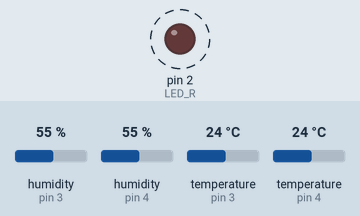
Recording of a sketch running on a simulated Arduino Nano, built with avr-gcc and run on an emulated ATmega328P. Parts: output pins drawn as LEDs (lit = HIGH). Wiring (inferred from the names in the program): 2 × DHT11 sensor: data pin 3 / data pin 4. Dashed ring = blinking. The test bench sets the inputs (shaded band); at power-on: humidity (sensors on pin 3, pin 4) 55 %, temperature (sensors on pin 3, pin 4) 24 °C. The local clock reads 2024-03-15 10:24:30 at power-on unless the sketch sets it; storage starts empty.

Above: at 0.06 s.
Timing chart, 0 to 3.0 s (numbered marks = the images above):
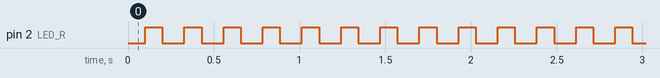

The sketch:

Adaptacion_Nano.ino
```cpp
 #include <Wire.h>
 #include "RTClib.h"
 #include <Adafruit_Sensor.h>
 #include "DHT.h"
 #include <SD.h>
 #include <SPI.h>
 #define DHTPIN1 4 // Pin D4 del arduino nano que va al D2 del Mcu
 #define DHTPIN2 3 // Pin D3 del arduino nano que va al D2 del Mcu
 #define DHTTYPE DHT11
 #define LED_R 2    //led rojo  D2 del arduino nano
 #define chipSelect 9 // Pin D9 del nano que va al D8 del Mcu

 DS1307 Rtc;
 DHT dht1 (DHTPIN1, DHTTYPE);
 DHT dht2 (DHTPIN2, DHTTYPE);
 void RTCinit(void);

 String Fecha_s;  //Fecha en formato string
 String Hora_s;   //Hora en formato string
 boolean flag=0;
 File archivo;


void setup() {
    pinMode(LED_R,OUTPUT);
    Serial.begin(9600);

    //////////////////
    //SETUP DE LA SD//
    //////////////////
    SD.begin(chipSelect);

    /////////////////
    //SETUP DEL RTC//
    /////////////////
    RTCinit();

    /////////////////
    //SETUP DEL DHT//
    /////////////////
    dht1.begin();
    dht2.begin();
}

void loop() {
  DateTime now = Rtc.now();

  int h1 = dht1.readHumidity();
  float t1 = dht1.readTemperature();
  int h2 = dht2.readHumidity();
  float t2 = dht2.readTemperature();

  float t=(t1+t2)/2;
  int h=(h1+h2)/2;

  int hora = now.hour();
  int minutos = now.minute();
  int segundos = now.second();
  int dia= now.day();
  int mes= now.month();
  int ano= now.year();

  Fecha_s= String(dia)+"-"+String(mes);
  Hora_s= String(hora)+":"+String(minutos);
  //escritura_SD(Fecha_s,Hora_s,t,h);
  digitalWrite(LED_R,flag);
  //Serial.print(Hora_s);
 // Serial.println(","+String(t)+","+String(h));
  //delay(2000);

  if( minutos==0&& segundos<=1){
    //Serial.print(Hora_s);
    //Serial.println(","+String(t)+","+String(h));
    flag = escritura_SD(Fecha_s,Hora_s,t,h);

    delay(2000);
    }
  if( minutos==15&& segundos<=1){
     flag = escritura_SD(Fecha_s,Hora_s,t,h);
     //Serial.print(Hora_s);
     //Serial.println(","+String(t)+","+String(h));
     delay(2000);
    }
  if( minutos==30 && segundos<=1){
     flag = escritura_SD(Fecha_s,Hora_s,t,h);
     //Serial.print(Hora_s);
     //Serial.println(","+String(t)+","+String(h));
     delay(2000);
    }
  if( minutos==45 && segundos<=1){
     flag = escritura_SD(Fecha_s,Hora_s,t,h);
    // Serial.print(Hora_s);
    // Serial.println(","+String(t)+","+String(h));
     delay(2000);
    }
  while(flag==false){
    SD.begin(chipSelect);
    //Serial.print("dentro del while");
    flag = escritura_SD(Fecha_s,Hora_s,t,h);
    digitalWrite(LED_R,1);
    delay(100);
    digitalWrite(LED_R,0);
    delay(100);
  }

}

 void RTCinit() {
    Wire.begin();
    Rtc.begin();
    //Rtc.adjust(DateTime(__DATE__, __TIME__));
    //Rtc.Enable32kHzPin(false);
    // Rtc.SetSquareWavePin(DS3231SquareWavePin_ModeNone);
  }

 boolean escritura_SD(String dia, String hora, float temperatura, int humedad){
  /*Parametros:
   *  día: String formateado previamente ej: dd-mm-aaaa
   *  hora: String formateado previamente ej: hh:mm
   *  temperatura
   *  humedad
   *
   *  Salida: archivo con nombre "dd-mm-aaaa.txt" y formado de datos: hh:mm,tt.t,hh
   */
  String cadena;
  String nombre = dia + ".txt";
  archivo = SD.open( nombre , 0x04 | 0x02 | 0x10);  //se definen los permisos del archivo 0x04 APPEND, 0x02 WRITE, 0x10 CREATE
  cadena = hora + "," + String(temperatura) + "," + String(humedad) + "\r\n"; //aca van los datos armardos
  if(SD.exists(nombre)){
    if (archivo) {
      archivo.print(cadena);
      archivo.close();
      //digitalWrite(LED_R,HIGH);
      return true;
    }
  }
  else{
    return false;
  }
}
```

Measured:
- by itself, pin 2 (LED_R): alternates HIGH for 0.10 s and LOW for 0.13 s
